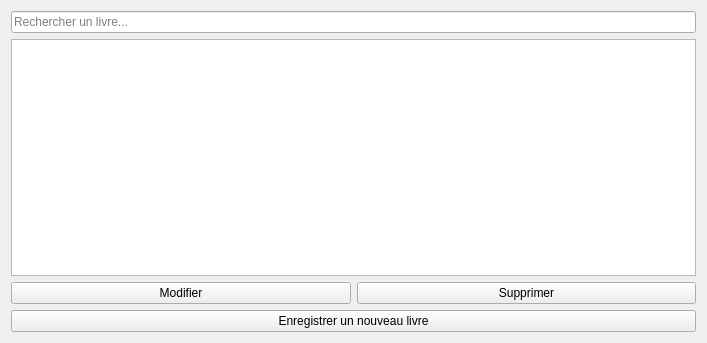
<?xml version="1.0" encoding="UTF-8"?>
<ui version="4.0">
 <class>library_screen</class>
 <widget class="QWidget" name="library_screen">
  <property name="geometry">
   <rect>
    <x>0</x>
    <y>0</y>
    <width>707</width>
    <height>343</height>
   </rect>
  </property>
  <property name="windowTitle">
   <string>Form</string>
  </property>
  <layout class="QVBoxLayout" name="verticalLayout_2">
   <item>
    <layout class="QVBoxLayout" name="library_screen_main_container">
     <item>
      <widget class="QLineEdit" name="lineEdit">
       <property name="placeholderText">
        <string>Rechercher un livre...</string>
       </property>
      </widget>
     </item>
     <item>
      <widget class="QListView" name="list_books_list_view"/>
     </item>
     <item>
      <layout class="QHBoxLayout" name="horizontalLayout">
       <item>
        <widget class="QPushButton" name="update_book_button">
         <property name="text">
          <string>Modifier</string>
         </property>
        </widget>
       </item>
       <item>
        <widget class="QPushButton" name="delete_book_button">
         <property name="text">
          <string>Supprimer</string>
         </property>
        </widget>
       </item>
      </layout>
     </item>
     <item>
      <widget class="QPushButton" name="register_a_new_book_button">
       <property name="text">
        <string>Enregistrer un nouveau livre</string>
       </property>
      </widget>
     </item>
    </layout>
   </item>
  </layout>
 </widget>
 <resources/>
 <connections/>
</ui>
